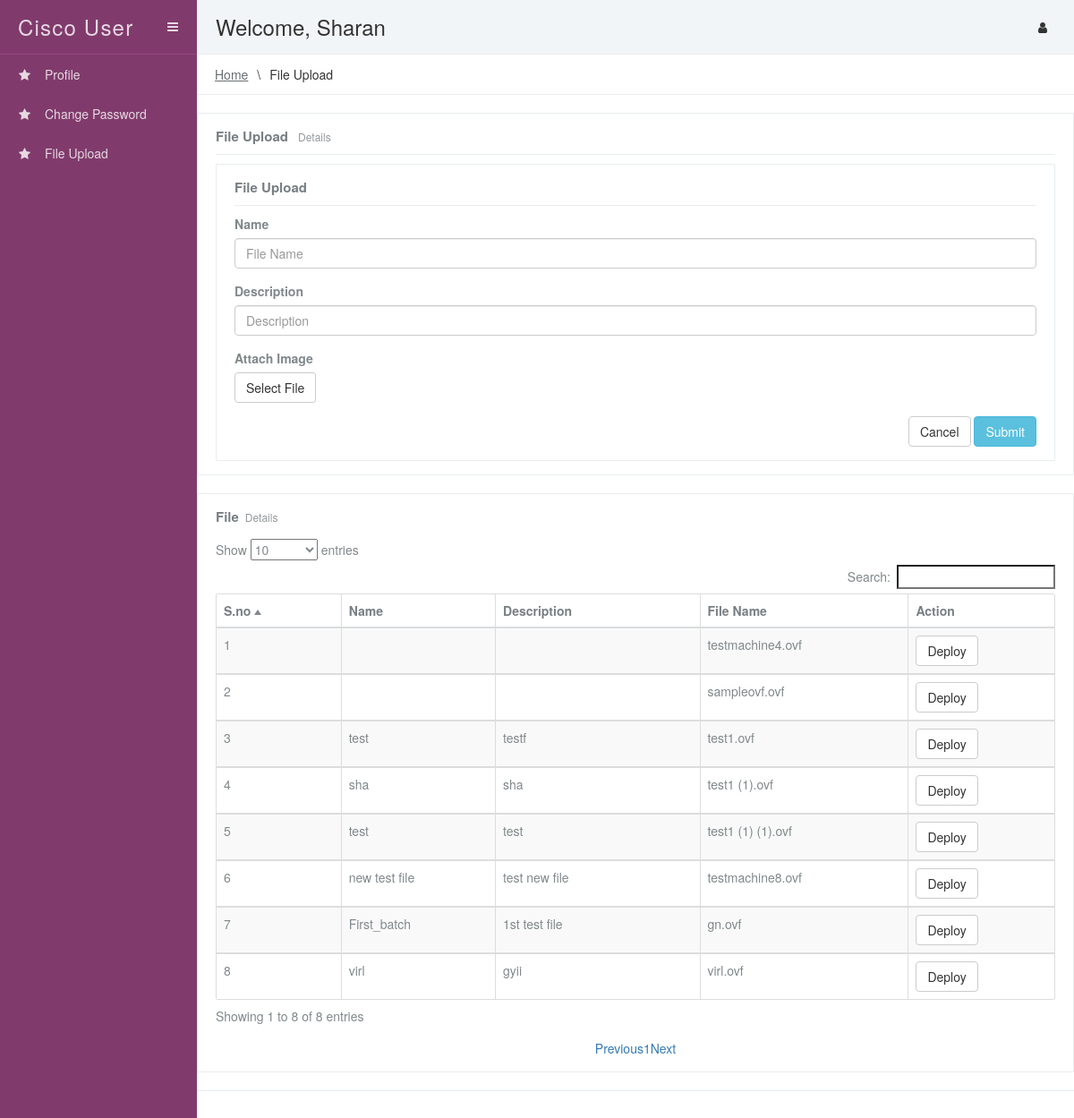
Page /cisco/user/fileupload.php (signed in) on the committed database.
### tables this page shows
CREATE TABLE `file` (
  `id` int(10) NOT NULL,
  `userid` varchar(100) NOT NULL,
  `filename` varchar(100) NOT NULL,
  `name` varchar(100) NOT NULL,
  `description` varchar(100) NOT NULL
);

### cisco/user/fileupload.php (the view, shortened to what this page needs)
<?php include('header.php');?>
<div class="st-main">
<div class="st-crumbs">
          <div class="fluid-cols">
            <div class="expand-col text-ellipsis">
              <ul>
                <li><a href="">Home</a></li>
                <li><span>File Upload</span></li>
              </ul>
            </div>
          </div>
        </div>
        <div class="st-content">
          <div class="container-fluid">
            <div class="row">
              <div class="st-panel st-panel--border">
					<div class="st-panel__cont">
						<div class="st-panel__header">
						<div class="fluid-cols">
							<div class="expand-col text-ellipsis">
							<span class="st-panel__title">
								<span>File Upload</span>
								<small>Details</small>
							</span>
							</div>
						</div>
						</div>
                           <div class="st-panel__content">
						<div class="st-panel">
                  <div class="st-panel__cont">
                    <div class="st-panel__header">
                      <div class="fluid-cols">
                        <div class="expand-col text-ellipsis"><span class="st-panel__title"><span>File Upload</span></span></div>
                      </div>
                    </div>
                    <div class="st-panel__content">
                      <div class="form" id="fish-update">
					  <form id="fileupload" method="post" action="assets/insert.php" enctype="multipart/form-data" autocomplete="off">
					      <div class="form-group">
                          <label class="control-label">Name</label>
                          <input class="form-control" type="text" name="filename" placeholder="File Name" required>
                        </div>
                        <div class="form-group">
                          <label class="control-label">Description</label>
                          <input class="form-control" type="text" name="desc" placeholder="Description" required>
                        </div>
						<div class="form-group">
                          <label class="control-label">Attach Image</label>
                          <div>
                            <div class="fileinput fileinput-new fileinput-buttons" data-provides="fileinput">
                              <div class="btn-group">
                                <button class="btn btn-default btn-file"><span class="fileinput-new">Select File</span><span class="fileinput-exists">Change</span>
                                </button>
                              </div><span class="fileinput-filename"></span>
                            </div>
                          </div>
                        </div>
                        <div class="form-group clearfix">
                          <div class="pull-right">
                            <input class="btn btn-default" type="reset" value="Cancel">
                            <input class="btn btn-info" name="fileupload" type="submit" value="Submit">
                          </div>
                        </div>
						</form>
                      </div>
                    </div>
                  </div>
                </div>
						</div>
                      </div>
                    </div>
                    <div class="st-panel">
                  <div class="st-panel__cont">
                    <div class="st-panel__header">
                      <div class="fluid-cols">
                        <div class="expand-col text-ellipsis"><span class="st-panel__title"><span>File</span><small>Details</small></span></div>
                      </div>
                    </div>
                    <div class="st-panel__content">
                      <div class="table-responsive" style="margin-bottom: 0;">
                        <table id="example" class="table table-striped table-bordered" style="margin-bottom: 0;">
                          <thead>
                            <tr>
                              <th>S.no</th>
                              <th>Name</th>
                              <th>Description</th>
                              <th>File Name</th>
                              <th>Action</th>
                            </tr>
                          </thead>
                          <tbody>
                              <?php
							  $sno = 1;
                                $sqlfile = mysqli_query($conn, "select * from file Order by id");
                                while($row_file = mysqli_fetch_array($sqlfile)){
									$file = $row_file['filename'];
									$name = $row_file['name'];
									$desc = $row_file['description'];
							    ?>
                            <tr>
                              <td><?php echo $sno;?></td>
                              <td><?php echo $name;?></td>
                              <td><?php echo $desc;?></td>
                              <td><?php echo $file;?></td>
                              <td class="c"><a href="../admin/download.php?file=<?php echo urlencode($file);?>" class="btn btn-default">Deploy</a></td>
                            </tr>
                                <?php $sno++; } ?>
                          </tbody>
                        </table>
                      </div>
                    </div>
                  </div>
                </div>
                    <div class="st-panel__footer">
                    </div>
                  </div>
                </div>
            </div>
	<?php include('footer.php');?>

### rows in the picture
file: filename "testmachine4.ovf"
file: filename "sampleovf.ovf"
file: name "test", description "testf", filename "test1.ovf"
file: name "sha", description "sha", filename "test1 (1).ovf"
file: name "test", description "test", filename "test1 (1) (1).ovf"
file: name "new test file", description "test new file", filename "testmachine8.ovf"
file: name "First_batch", description "1st test file", filename "gn.ovf"
file: name "virl", description "gyii", filename "virl.ovf"

### other values in the picture
$_SESSION['username'] "Sharan"
